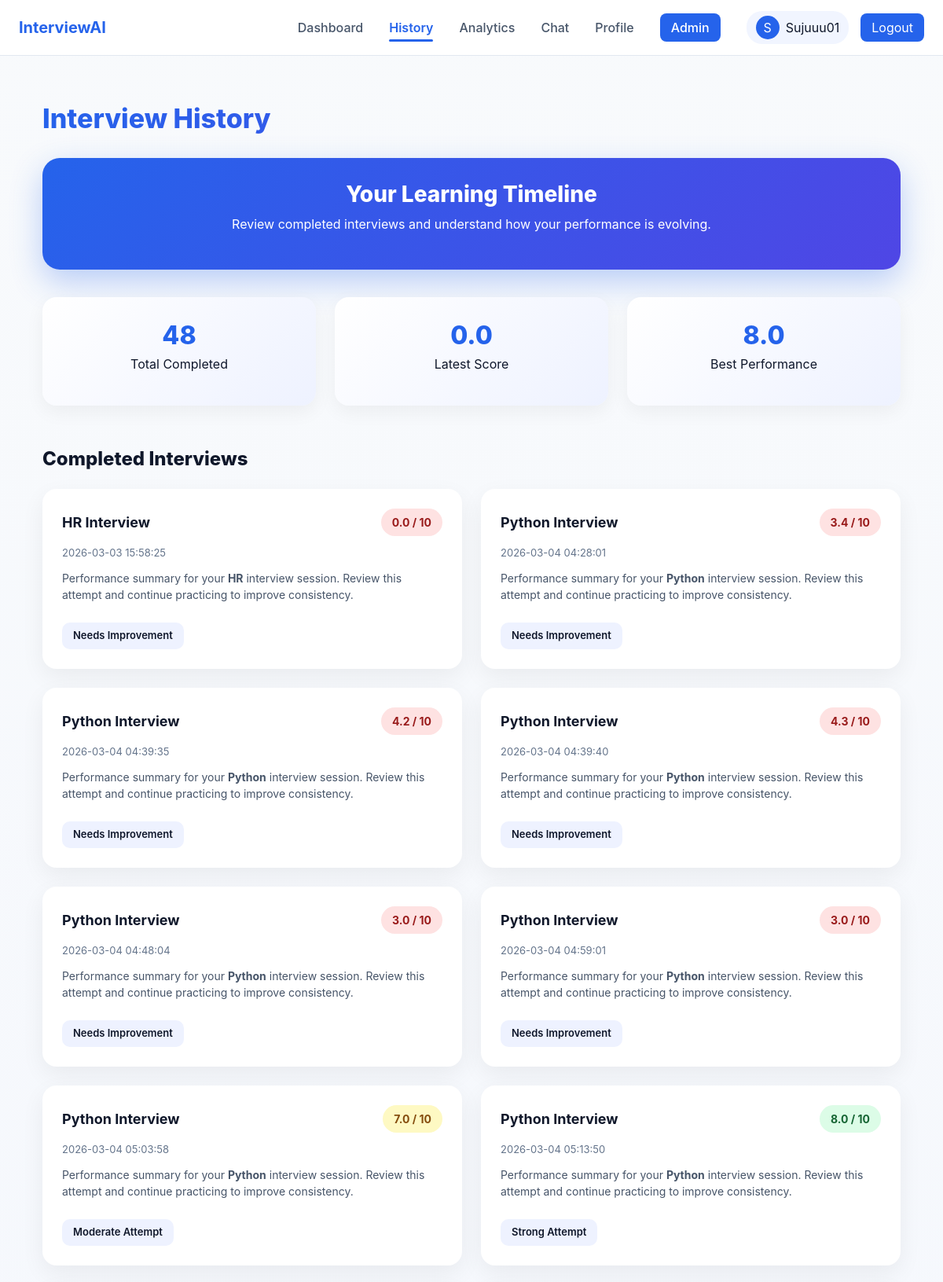
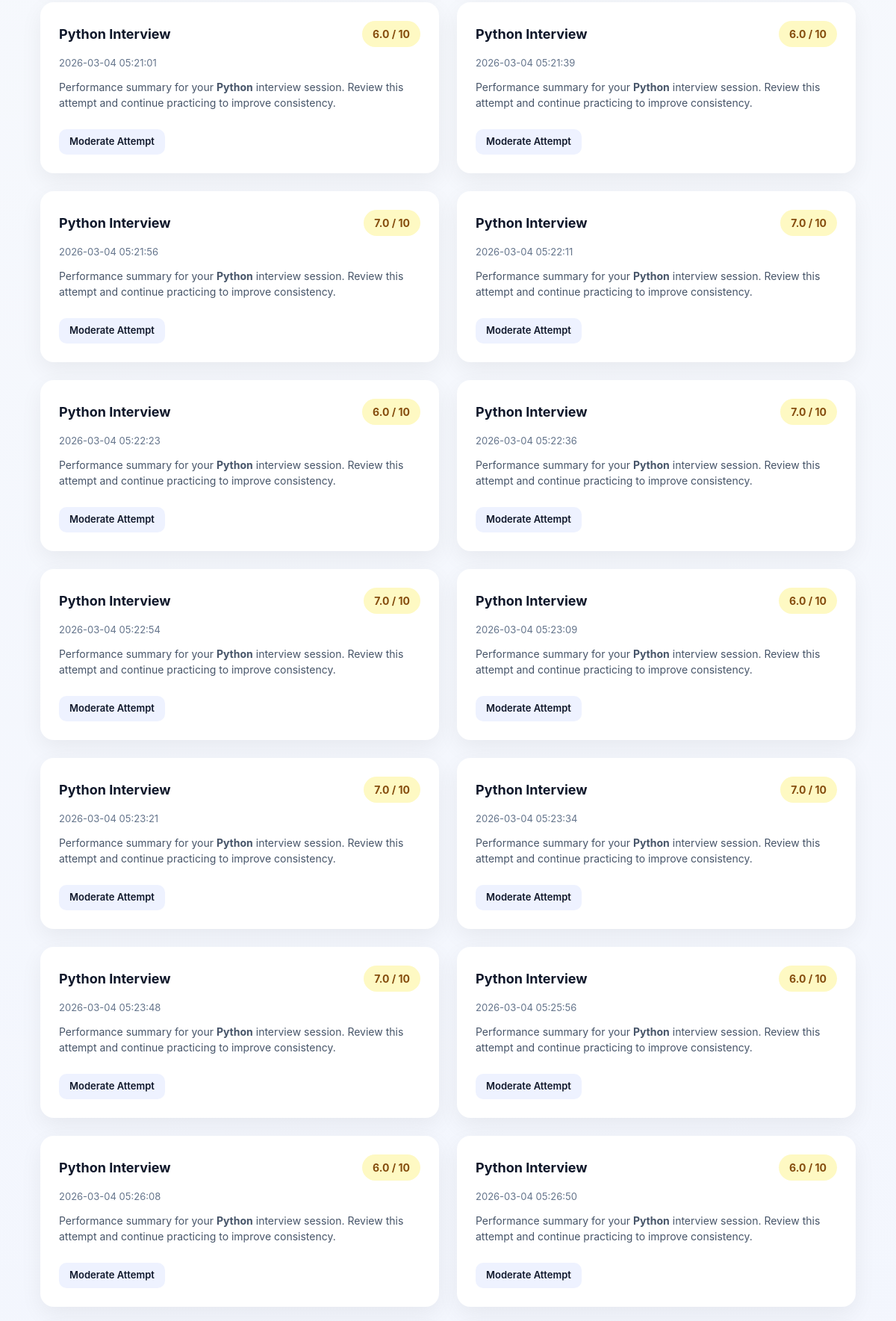
Screenshot of /history (signed in, upper part) with the database file from the repository (2 pictures, top to bottom).
### tables this page shows
CREATE TABLE interview_history (
    id INTEGER PRIMARY KEY AUTOINCREMENT,
    user_id INTEGER,
    category TEXT,
    score REAL,
    date TIMESTAMP DEFAULT CURRENT_TIMESTAMP
);

### app.py (the view)
@app.route("/history")
def history():
    if "user_id" not in session:
        return redirect("/login")
    db = get_db()
    cur = db.cursor()
    cur.execute(
        "SELECT category,score,date FROM interview_history WHERE user_id=? ORDER BY date DESC",
        (session["user_id"],)
    )
    raw = cur.fetchall()
    interviews = []
    for row in raw:
        interviews.append({
            "category": row["category"],
            "score": safe_num(row["score"]),
            "date": row["date"]
        })
    return render_template("history.html", interviews=interviews)

### app.py (called while the page is built)
def get_db():
    conn = sqlite3.connect("interview.db")
    conn.row_factory = sqlite3.Row
    return conn

def safe_num(value, default=0):
    try:
        return float(str(value).strip().replace("/10",""))
    except:
        return default

### templates/history.html (shortened to what this page needs)
{% extends "site_base.html" %}
{% block content %}
<div class="history-wrapper">
<div class="history-title">Interview History</div>
<div class="history-hero">
<h3>Your Learning Timeline</h3>
<p>Review completed interviews and understand how your performance is evolving.</p>
</div>
{% if interviews %}
<div class="row g-4 mb-4">
<div class="col-md-4">
<div class="summary-box">
<div class="summary-number">{{interviews|length}}</div>
<p>Total Completed</p>
</div>
</div>
<div class="col-md-4">
<div class="summary-box">
<div class="summary-number">{{ interviews[-1].score }}</div>
<p>Latest Score</p>
</div>
</div>
<div class="col-md-4">
<div class="summary-box">
<div class="summary-number">
{% set best = interviews|map(attribute='score')|max %}
{{best}}
</div>
<p>Best Performance</p>
</div>
</div>
</div>
<div class="section-title">Completed Interviews</div>
<div class="row g-4">
{% for interview in interviews|reverse %}
<div class="col-md-6">
<div class="history-card">
<div class="history-header">
<div class="category">{{interview.category}} Interview</div>
{% if interview.score >= 8 %}
<span class="score score-high">{{interview.score}} / 10</span>
{% elif interview.score >= 5 %}
<span class="score score-medium">{{interview.score}} / 10</span>
{% else %}
<span class="score score-low">{{interview.score}} / 10</span>
{% endif %}
</div>
<div class="date">{{interview.date}}</div>
<div class="desc">
Performance summary for your <b>{{interview.category}}</b> interview session.
Review this attempt and continue practicing to improve consistency.
</div>
{% if interview.score >= 8 %}
<div class="badge-box">Strong Attempt</div>
{% elif interview.score >= 5 %}
<div class="badge-box">Moderate Attempt</div>
{% else %}
<div class="badge-box">Needs Improvement</div>
{% endif %}
</div>
</div>
{% endfor %}
</div>
{% endif %}
</div>
{% endblock %}

### templates/site_base.html (shortened to what this page needs)
<!DOCTYPE html>
<html>
<head>
<link href="https://cdn.jsdelivr.net/npm/bootstrap@5.3.0/dist/css/bootstrap.min.css" rel="stylesheet">
</head>
<body>
<nav class="navbar">
<div class="container-fluid px-4 d-flex justify-content-between align-items-center">
<a class="navbar-brand" href="/dashboard">
InterviewAI
</a>
<div class="nav-right">
<a href="/dashboard"
class="nav-link {% if request.path == '/dashboard' %}active{% endif %}">
Dashboard
</a>
<a href="/history"
class="nav-link {% if request.path == '/history' %}active{% endif %}">
History
</a>
<a href="/analytics"
class="nav-link {% if request.path == '/analytics' %}active{% endif %}">
Analytics
</a>
<a href="/chat"
class="nav-link {% if request.path == '/chat' %}active{% endif %}">
Chat
</a>
<a href="/profile"
class="nav-link {% if request.path == '/profile' %}active{% endif %}">
Profile
</a>
<a href="/admin-login" class="nav-link admin-btn">
Admin
</a>
<div class="user-box">
<div class="avatar">{{session.username[0]|upper}}</div>
<span>{{session.username}}</span>
</div>
<a href="/logout" class="start-btn">
Logout
</a>
</div>
</div>
</nav>
<div class="container-fluid px-4 mt-4">
{% block content %}
{% endblock %}
</div>
</body>
</html>

### templates/site_base.html (style rules this page uses)
body { font-family:Inter, Arial, sans-serif; background:linear-gradient(180deg,#f8fafc,#eef2ff); color:#0f172a; }
.navbar { background:white; border-bottom:1px solid #e2e8f0; padding:14px 0; }
.navbar-brand { font-weight:700; font-size:20px; color:#2563eb; }
.nav-link { font-weight:500; color:#475569; margin-right:18px; position:relative; }
.nav-link.active { color:#2563eb; font-weight:600; }
.nav-link.active::after { content:""; position:absolute; bottom:-6px; left:0; width:100%; height:3px; background:#2563eb; border-radius:3px; }
.nav-right { display:flex; align-items:center; gap:15px; }
.user-box { display:flex; align-items:center; gap:8px; background:#f1f5ff; padding:6px 12px; border-radius:20px; }
.avatar { width:30px; height:30px; background:#2563eb; color:white; border-radius:50%; display:flex; align-items:center; justify-content:center; }
.start-btn { background:#2563eb; color:white; padding:6px 14px; border-radius:8px; text-decoration:none; }
.admin-btn { background:#2563eb; color:white !important; padding:6px 14px; border-radius:8px; }

### templates/history.html (style rules this page uses)
.history-wrapper { width:100%; max-width:1400px; margin:auto; padding:30px; padding-bottom:100px; }
.history-title { font-size:34px; font-weight:800; background:linear-gradient(135deg,#2563eb,#4f46e5); -webkit-background-clip:text; -webkit-text-fill-color:transparent; margin-bottom:25px; }
.history-hero { padding:30px; border-radius:22px; background:linear-gradient(135deg,#2563eb,#4f46e5); color:white; text-align:center; margin-bottom:35px; box-shadow:0 15px 40px rgba(37,99,235,0.3); }
.history-hero h3 { font-size:28px; font-weight:800; }
.summary-box { padding:25px; border-radius:18px; background:linear-gradient(135deg,#ffffff,#eef2ff); text-align:center; box-shadow:0 8px 25px rgba(0,0,0,0.05); }
.summary-number { font-size:32px; font-weight:800; color:#2563eb; }
.history-card { background:white; padding:25px; border-radius:18px; box-shadow:0 10px 30px rgba(0,0,0,0.06); transition:0.25s; height:100%; }
.history-header { display:flex; justify-content:space-between; align-items:center; margin-bottom:12px; }
.category { font-size:18px; font-weight:700; }
.date { font-size:13px; color:#64748b; margin-bottom:12px; }
.score { padding:7px 14px; border-radius:20px; font-weight:700; font-size:14px; }
.score-high { background:#dcfce7;color:#166534; }
.score-medium { background:#fef9c3;color:#854d0e; }
.score-low { background:#fee2e2;color:#991b1b; }
.desc { font-size:14px; color:#475569; margin-bottom:15px; }
.badge-box { padding:7px 14px; border-radius:10px; background:#eef2ff; display:inline-block; font-size:13px; font-weight:600; margin-top:10px; }
.section-title { font-size:24px; font-weight:800; margin-top:50px; margin-bottom:20px; }

### rows the page displays
interview_history: score "0.0", category "HR", date "2026-03-03 15:58:25", shows "Needs Improvement"
interview_history: category "Python", score "3.4", date "2026-03-04 04:28:01", shows "Needs Improvement"
interview_history: category "Python", score "4.2", date "2026-03-04 04:39:35", shows "Needs Improvement"
interview_history: category "Python", score "4.3", date "2026-03-04 04:39:40", shows "Needs Improvement"
interview_history: category "Python", score "3.0", date "2026-03-04 04:48:04", shows "Needs Improvement"
interview_history: category "Python", score "3.0", date "2026-03-04 04:59:01", shows "Needs Improvement"
interview_history: category "Python", score "7.0", date "2026-03-04 05:03:58", shows "Moderate Attempt"
interview_history: category "Python", score "8.0", date "2026-03-04 05:13:50", shows "Strong Attempt"
interview_history: category "Python", score "6.0", date "2026-03-04 05:21:01", shows "Moderate Attempt"
interview_history: category "Python", score "6.0", date "2026-03-04 05:21:39", shows "Moderate Attempt"
interview_history: category "Python", score "7.0", date "2026-03-04 05:21:56", shows "Moderate Attempt"
interview_history: category "Python", score "7.0", date "2026-03-04 05:22:11", shows "Moderate Attempt"
interview_history: category "Python", score "6.0", date "2026-03-04 05:22:23", shows "Moderate Attempt"
interview_history: category "Python", score "7.0", date "2026-03-04 05:22:36", shows "Moderate Attempt"
interview_history: category "Python", score "7.0", date "2026-03-04 05:22:54", shows "Moderate Attempt"
interview_history: category "Python", score "6.0", date "2026-03-04 05:23:09", shows "Moderate Attempt"
interview_history: category "Python", score "7.0", date "2026-03-04 05:23:21", shows "Moderate Attempt"
interview_history: category "Python", score "7.0", date "2026-03-04 05:23:34", shows "Moderate Attempt"
interview_history: category "Python", score "7.0", date "2026-03-04 05:23:48", shows "Moderate Attempt"
interview_history: category "Python", score "6.0", date "2026-03-04 05:25:56", shows "Moderate Attempt"
interview_history: category "Python", score "6.0", date "2026-03-04 05:26:08", shows "Moderate Attempt"
interview_history: category "Python", score "6.0", date "2026-03-04 05:26:50", shows "Moderate Attempt"

### other values shown
{{ session.username[0]|upper }} "S"
{{ session.username }} "Sujuuu01"
{{ interviews|length }} "48"
{{ best }} "8.0"
